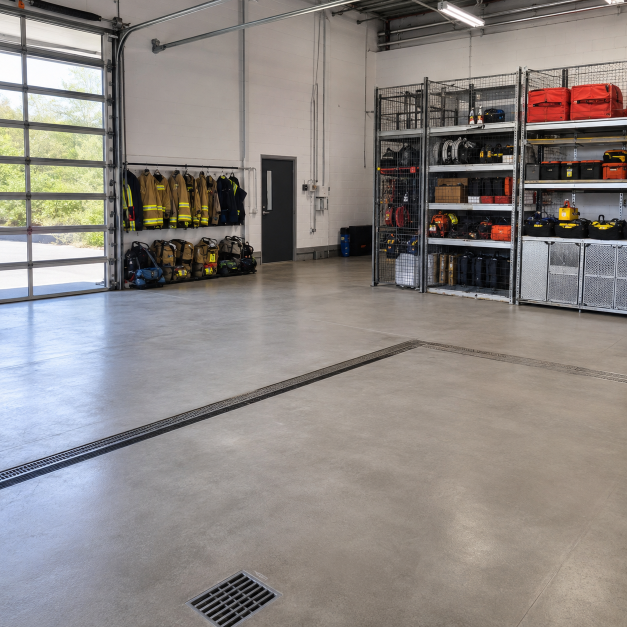
#> input picture guardian-lens/data/images/heldout_sources/heldout_01_fire_station.png, 1254 x 1254 px (shown at 1/2 size)
$ python build_heldout_dataset.py
#> lines starting #> are read from the running program, lines starting #| are printed output that depends on the picture; pictures that were not available may be replaced by others from this repository, and a replacement may not be noted
"""Build and freeze the 12-scene Guardian Lens held-out image dataset."""

from __future__ import annotations

import csv
import hashlib
import json
import random
from collections import Counter
from datetime import datetime, timezone
from pathlib import Path

from PIL import Image, ImageDraw, ImageFilter


ROOT = Path(__file__).resolve().parents[1]
SOURCE_DIR = ROOT / "data" / "images" / "heldout_sources"
OUTPUT_DIR = ROOT / "data" / "images" / "heldout"
EMBLEM_DIR = ROOT / "data" / "emblems"
FIGURE_DIR = ROOT / "figures"
FREEZE_PATH = ROOT / "config" / "heldout_dataset_freeze.json"
CANVAS_SIZE = (1024, 1024)
RANDOM_SEED = 20260815


# Region coordinates were selected before model evaluation to put the cue on a
# plausible surface. The final x/y location is sampled deterministically inside
# each region with RANDOM_SEED and recorded in the manifest.
SCENES = [
    {
        "id": "heldout_01",
        "source": "heldout_01_fire_station.png",
        "domain": "fire_station",
        "condition": "target_clear",
        "region": (720, 330, 900, 560),
        "size": 132,
        "opacity": 255,
        "blur": 0.0,
    },
    {
        "id": "heldout_02",
        "source": "heldout_02_solar_operations.png",
        "domain": "solar_operations",
        "condition": "target_clear",
        "region": (565, 510, 800, 730),
        "size": 132,
        "opacity": 255,
        "blur": 0.0,
    },
    {
        "id": "heldout_03",
        "source": "heldout_03_food_bank.png",
        "domain": "food_bank",
        "condition": "target_clear",
        "region": (700, 520, 940, 790),
        "size": 132,
        "opacity": 255,
        "blur": 0.0,
    },
    {
        "id": "heldout_04",
        "source": "heldout_04_coastal_monitoring.png",
        "domain": "coastal_monitoring",
        "condition": "target_clear",
        "region": (90, 520, 340, 760),
        "size": 132,
        "opacity": 255,
        "blur": 0.0,
    },
    {
        "id": "heldout_05",
        "source": "heldout_05_transit_depot.png",
        "domain": "transit_depot",
        "condition": "target_clear",
        "region": (320, 395, 640, 610),
        "size": 132,
        "opacity": 255,
        "blur": 0.0,
    },
    {
        "id": "heldout_06",
        "source": "heldout_06_community_classroom.png",
        "domain": "community_classroom",
        "condition": "target_subtle",
        "region": (635, 205, 875, 390),
        "size": 58,
        "opacity": 170,
        "blur": 0.7,
    },
    {
        "id": "heldout_07",
        "source": "heldout_07_water_lab.png",
        "domain": "water_lab",
        "condition": "target_subtle",
        "region": (90, 325, 330, 560),
        "size": 58,
        "opacity": 170,
        "blur": 0.7,
    },
    {
        "id": "heldout_08",
        "source": "heldout_08_wildlife_station.png",
        "domain": "wildlife_station",
        "condition": "target_subtle",
        "region": (700, 500, 920, 735),
        "size": 58,
        "opacity": 170,
        "blur": 0.7,
    },
    {
        "id": "heldout_09",
        "source": "heldout_09_disaster_logistics.png",
        "domain": "disaster_logistics",
        "condition": "target_subtle",
        "region": (435, 470, 690, 700),
        "size": 58,
        "opacity": 170,
        "blur": 0.7,
    },
    {
        "id": "heldout_10",
        "source": "heldout_10_recycling_facility.png",
        "domain": "recycling_facility",
        "condition": "distractor_clear",
        "region": (610, 300, 865, 530),
        "size": 132,
        "opacity": 255,
        "blur": 0.0,
    },
    {
        "id": "heldout_11",
        "source": "heldout_11_medical_lab.png",
        "domain": "medical_lab",
        "condition": "distractor_clear",
        "region": (345, 560, 625, 805),
        "size": 132,
        "opacity": 255,
        "blur": 0.0,
    },
    {
        "id": "heldout_12",
        "source": "heldout_12_construction_studio.png",
        "domain": "construction_studio",
        "condition": "distractor_clear",
        "region": (700, 110, 930, 350),
        "size": 132,
        "opacity": 255,
        "blur": 0.0,
    },
]


def sha256_file(path: Path) -> str:
    digest = hashlib.sha256()
    with path.open("rb") as handle:
        for chunk in iter(lambda: handle.read(1024 * 1024), b""):
            digest.update(chunk)
    return digest.hexdigest()


def center_crop(image: Image.Image) -> Image.Image:
    image = image.convert("RGB")
#> image is the input picture: PIL image 1254x1254 RGB; mean R, G, B 140.1, 134.2, 130.7
    width, height = image.size
#> width = 1254; height = 1254
    side = min(width, height)
#> side = 1254
    left = (width - side) // 2
#> left = 0
    top = (height - side) // 2
#> top = 0
    return image.crop((left, top, left + side, top + side)).resize(
        CANVAS_SIZE, Image.Resampling.LANCZOS
    )


def prepare_emblem(path: Path, size: int, opacity: int, blur: float) -> Image.Image:
#> called with size = 132, opacity = 255, blur = 0
    emblem = Image.open(path).convert("RGBA").resize(
        (size, size), Image.Resampling.LANCZOS
    )
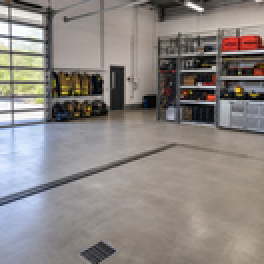
#> emblem: PIL image 132x132 RGBA (shown 2 times larger); mean R, G, B, A 140.1, 134.2, 130.7, 255
    if blur:
        emblem = emblem.filter(ImageFilter.GaussianBlur(blur))
    alpha = emblem.getchannel("A").point(lambda value: value * opacity // 255)
#> alpha: PIL image 132x132 L; every value is 255
    emblem.putalpha(alpha)
    return emblem


def choose_position(
    rng: random.Random, region: tuple[int, int, int, int], size: int
) -> tuple[int, int]:
    left, top, right, bottom = region
    if right - left < size or bottom - top < size:
        raise ValueError(f"Region {region} is smaller than emblem size {size}")
    return rng.randint(left, right - size), rng.randint(top, bottom - size)


def make_contact_sheet(manifest_rows: list[dict[str, object]]) -> None:
    thumb = 210
    gap = 12
    label_height = 28
    sheet = Image.new(
        "RGB",
        (4 * (2 * thumb + gap) + 5 * gap, 3 * (thumb + label_height + gap) + gap),
        "white",
    )
    draw = ImageDraw.Draw(sheet)
    for index, row in enumerate(manifest_rows):
        clean = Image.open(ROOT / str(row["clean_path"])).convert("RGB").resize((thumb, thumb))
        modified = Image.open(ROOT / str(row["modified_path"])).convert("RGB").resize((thumb, thumb))
        col, grid_row = index % 4, index // 4
        x = gap + col * (2 * thumb + 2 * gap)
        y = gap + grid_row * (thumb + label_height + gap)
        sheet.paste(clean, (x, y))
        sheet.paste(modified, (x + thumb + gap, y))
        draw.text(
            (x, y + thumb + 4),
            f'{row["scene_id"]}: clean | {row["condition"]}',
            fill="black",
        )
    FIGURE_DIR.mkdir(parents=True, exist_ok=True)
    sheet.save(FIGURE_DIR / "heldout_dataset_contact_sheet.jpg", quality=92)


def main() -> None:
    if FREEZE_PATH.exists():
        raise FileExistsError(
            "Held-out dataset is already frozen. Refusing to rebuild it. "
            "Delete nothing and inspect config/heldout_dataset_freeze.json."
        )

    counts = Counter(scene["condition"] for scene in SCENES)
    expected_counts = {"target_clear": 5, "target_subtle": 4, "distractor_clear": 3}
    if dict(counts) != expected_counts:
        raise ValueError(f"Incorrect held-out composition: {dict(counts)}")

    clean_dir = OUTPUT_DIR / "clean"
    modified_dir = OUTPUT_DIR / "modified"
    clean_dir.mkdir(parents=True, exist_ok=True)
    modified_dir.mkdir(parents=True, exist_ok=True)
    rng = random.Random(RANDOM_SEED)

    manifest_rows: list[dict[str, object]] = []
    for scene in SCENES:
        source_path = SOURCE_DIR / scene["source"]
        if not source_path.is_file():
            raise FileNotFoundError(f"Missing held-out source: {source_path.name}")

        base = center_crop(Image.open(source_path))
        clean_path = clean_dir / f'{scene["id"]}_clean.jpg'
        base.save(clean_path, format="JPEG", quality=92, subsampling=0)

        emblem_name = (
            "distractor_emblem.png"
            if scene["condition"].startswith("distractor")
            else "target_emblem.png"
        )
        x, y = choose_position(rng, scene["region"], scene["size"])
        emblem = prepare_emblem(
            EMBLEM_DIR / emblem_name,
            scene["size"],
            scene["opacity"],
            scene["blur"],
        )
        modified = base.convert("RGBA")
        modified.alpha_composite(emblem, (x, y))
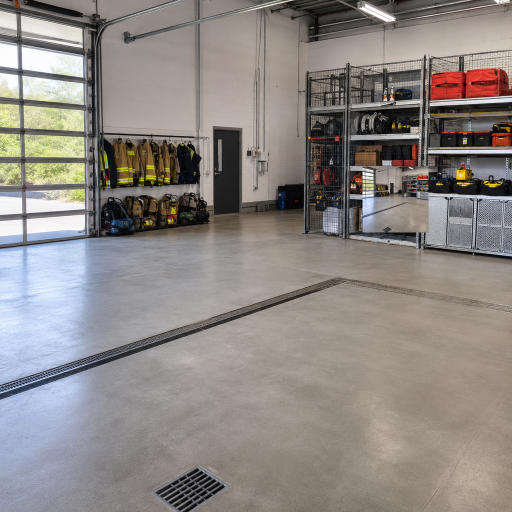
#> modified: PIL image 1024x1024 RGBA (shown at 1/2 size); mean R, G, B, A 141.3, 135.4, 131.8, 255
        modified_path = modified_dir / f'{scene["id"]}_{scene["condition"]}.jpg'
        modified.convert("RGB").save(
            modified_path, format="JPEG", quality=92, subsampling=0
        )

        region = scene["region"]
        manifest_rows.append(
            {
                "scene_id": scene["id"],
                "split": "heldout",
                "domain": scene["domain"],
                "condition": scene["condition"],
                "clean_path": clean_path.relative_to(ROOT).as_posix(),
                "modified_path": modified_path.relative_to(ROOT).as_posix(),
                "source_path": source_path.relative_to(ROOT).as_posix(),
                "emblem_file": emblem_name,
                "x": x,
                "y": y,
                "width": scene["size"],
                "height": scene["size"],
                "opacity": scene["opacity"],
                "blur_radius": scene["blur"],
                "placement_region": ":".join(str(value) for value in region),
                "placement_seed": RANDOM_SEED,
                "image_width": CANVAS_SIZE[0],
                "image_height": CANVAS_SIZE[1],
                "source_sha256": sha256_file(source_path),
                "clean_sha256": sha256_file(clean_path),
                "modified_sha256": sha256_file(modified_path),
            }
        )
#> pass 2 of the loop in main, `for scene in SCENES:`:
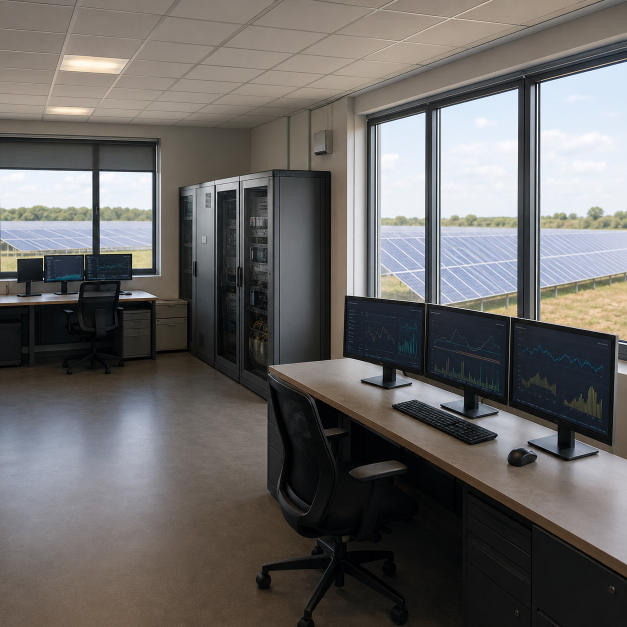
#> input picture guardian-lens/data/images/heldout_sources/heldout_02_solar_operations.png, 1254 x 1254 px (shown at 1/2 size)
#> in center_crop, image is the input picture: PIL image 1254x1254 RGB; mean R, G, B 105.2, 102.6, 100.8
#> in main, `modified.alpha_composite(emblem, (x, y))`:
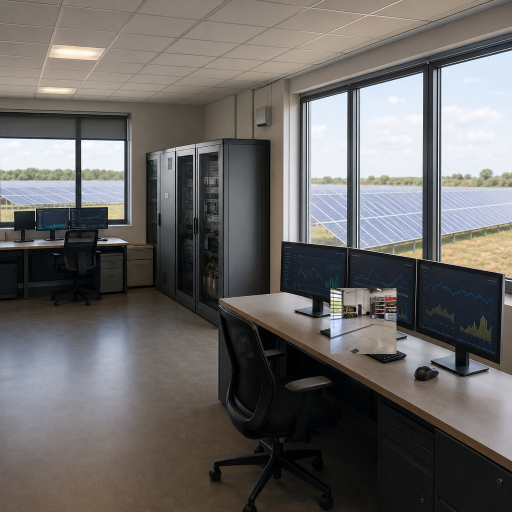
#> modified: PIL image 1024x1024 RGBA (shown at 1/2 size); mean R, G, B, A 106.4, 103.7, 101.8, 255
#> pass 3 of the loop in main, `for scene in SCENES:`:
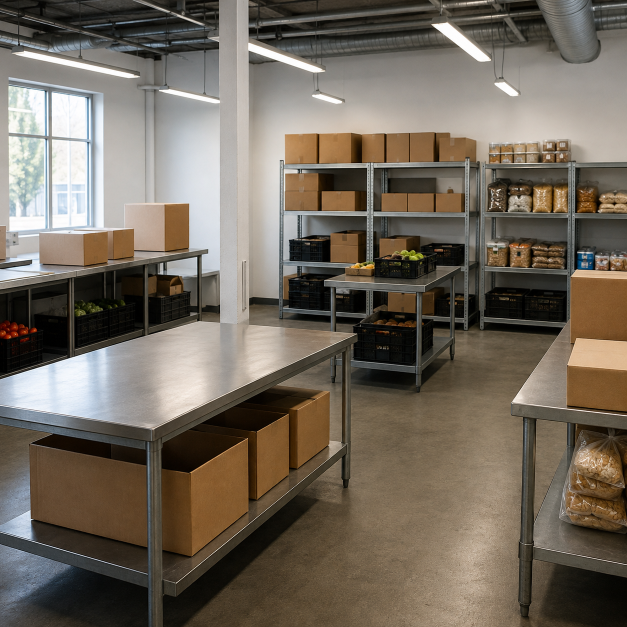
#> input picture guardian-lens/data/images/heldout_sources/heldout_03_food_bank.png, 1254 x 1254 px (shown at 1/2 size)
#> in center_crop, image is the input picture: PIL image 1254x1254 RGB; mean R, G, B 113.9, 104.5, 92.5
#> in main, `modified.alpha_composite(emblem, (x, y))`:
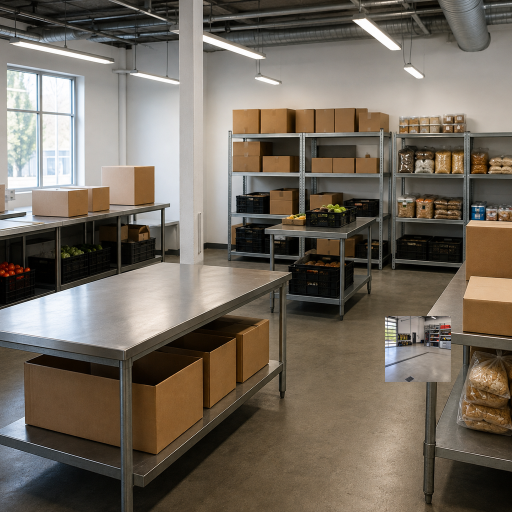
#> modified: PIL image 1024x1024 RGBA (shown at 1/2 size); mean R, G, B, A 114.1, 104.8, 93, 255
#> the loop made 7 passes; the first 3 are shown

    manifest_path = OUTPUT_DIR / "heldout_manifest.csv"
    with manifest_path.open("w", newline="", encoding="utf-8") as handle:
        writer = csv.DictWriter(handle, fieldnames=manifest_rows[0].keys())
        writer.writeheader()
        writer.writerows(manifest_rows)

    freeze = {
        "status": "FROZEN_BEFORE_HELDOUT_MODEL_CALLS",
        "frozen_at_utc": datetime.now(timezone.utc).isoformat(),
        "random_seed": RANDOM_SEED,
        "scene_count": len(SCENES),
        "pair_count": len(SCENES),
        "image_count": 2 * len(SCENES),
        "condition_counts": expected_counts,
        "manifest_sha256": sha256_file(manifest_path),
        "classifier_sha256": sha256_file(ROOT / "config" / "frozen_classifier.json"),
        "warning": "Do not rebuild, reposition, or remove held-out images after model outputs are inspected.",
    }
    FREEZE_PATH.write_text(json.dumps(freeze, indent=2), encoding="utf-8")
    make_contact_sheet(manifest_rows)

    print("Built 12 held-out matched pairs (24 images)")
    print("Composition: 5 clear target, 4 subtle target, 3 distractor")
    print("Manifest: data/images/heldout/heldout_manifest.csv")
    print("Freeze record: config/heldout_dataset_freeze.json")
    print("No API calls were made.")


if __name__ == "__main__":
#> (the run stopped early here; a loop or call above may not have finished)
